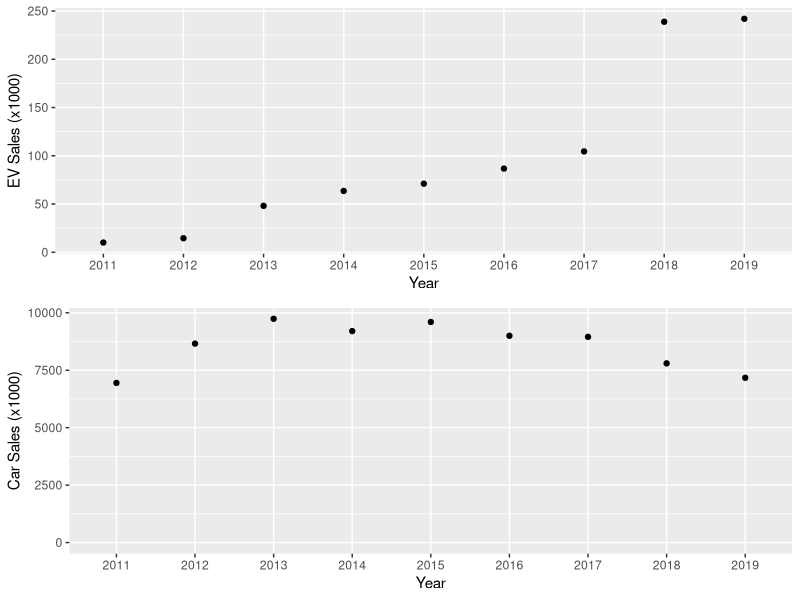
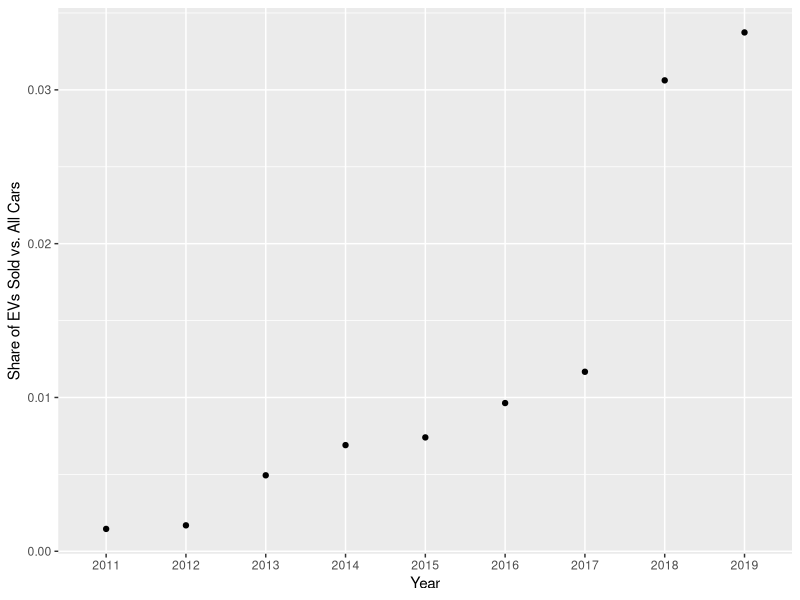

Generate these figures, in order, with R: (Note: this script raises an error after producing the figures.)
## ---- chunk 1
knitr::opts_chunk$set(
	echo = FALSE,
	message = FALSE,
	warning = FALSE
)

library(tidyverse)
library(gridExtra)
## ---- chunk 2
cars <- read_csv("HW1/data/table_export.csv") %>% 
	mutate(`Model Year` = as.integer(`Model Year`),
				 `Production (000)` = as.integer(`Production (000)`)) %>% 
	filter(`Regulatory Class` == "Car",
				 `Vehicle Type` == "All Car",
				 Manufacturer == "All",
				 `Model Year` %in% 2011:2019) %>% 
	mutate(`Model Year` = as.character(`Model Year`))

evs <- read_csv("HW1/data/10567_pev_sales_2-28-20.csv") %>% 
	filter(Type == "EV") %>% 
	select(-Vehicle, -Type) %>% 
	colSums() %>% 
	{tibble(Year = names(.),
					EVs = .)} 
## ---- chunk 3
ev_plot <- evs %>% 
	ggplot(aes(x = Year, y = EVs/1000)) +
	geom_point() +
	ylab("EV Sales (x1000)")

cars_plot <- cars  %>% 
	ggplot(aes(x = `Model Year`, y = `Production (000)`)) +
	geom_point() +
	ylim(c(0, NA)) +
	labs(x = "Year",
			 y = "Car Sales (x1000)")

grid.arrange(ev_plot, cars_plot, ncol = 1)
## ---- chunk 4
evshare <- cars %>% 
	transmute(Year = `Model Year`,
						Cars = `Production (000)` * 1000) %>% 
	left_join(evs, by = "Year") %>% 
	mutate(ev_share = EVs / Cars)

evshare %>% 
	ggplot(aes(x = Year, y = ev_share)) +
	geom_point() +
	ylab("Share of EVs Sold vs. All Cars")
## ---- chunk 5
data <- tibble(year = as.numeric(evshare$Year),
							 share = as.numeric(evshare$ev_share))

formula <- share~(exp(a+b*year)/(1+exp(a+b*year)))
formula <- share~(exp(a)/(1+exp(a)))
formula <- share~SSlogis(year, 1, median(year), 1)
# model <- 
	nls(formula,
			# start = list(a = 1, b = 0.1),
			data = data,
			trace = TRUE)
